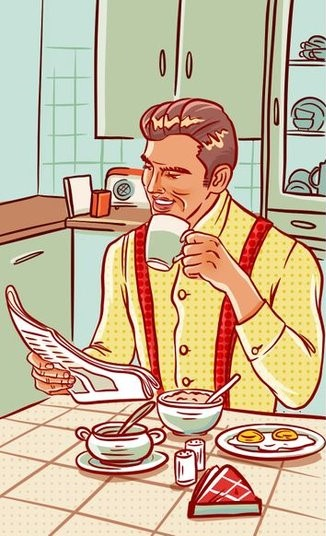
#> input picture foto1.jpg, 326 x 536 px
$ python main.py
#> lines starting #> are read from the running program, lines starting #| are printed output that depends on the picture; after the words box and inside, x2 and y2 are one past the last pixel; in counts of white or black regions, pixels touching at a corner belong together
import cv2

img1 = cv2.imread('foto1.jpg')
#> img1 is the input picture: shape (536, 326, 3); mean B, G, R 151.7, 180.5, 200.9
img2 = cv2.imread('foto2.jpg')
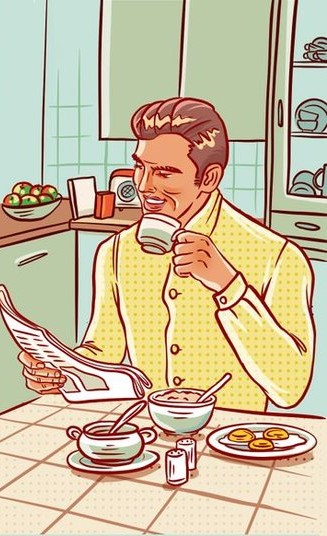
#> input picture foto2.jpg, 327 x 536 px
#> img2 is the input picture: shape (536, 327, 3); mean B, G, R 156.9, 187.6, 202.8
img2 = cv2.resize(img2, (326, 536))
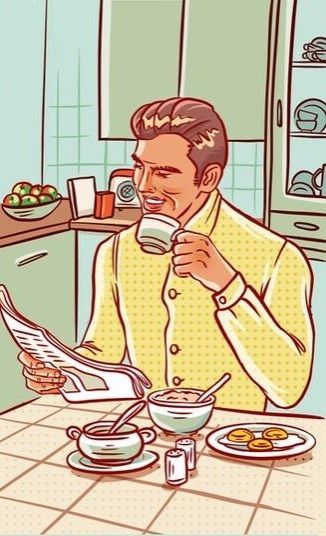
#> img2: shape (536, 326, 3); mean B, G, R 156.9, 187.6, 202.8

gray1 = cv2.cvtColor(img1, cv2.COLOR_BGR2GRAY)
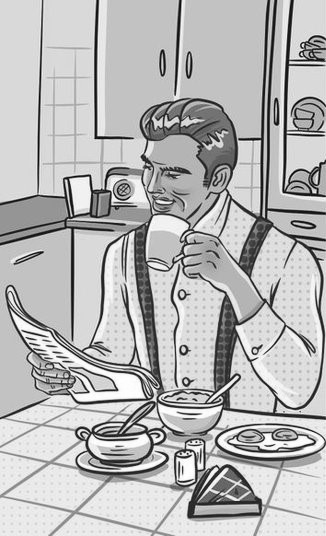
#> gray1: shape (536, 326); min 4, max 255, mean 183.3
gray2 = cv2.cvtColor(img2, cv2.COLOR_BGR2GRAY)
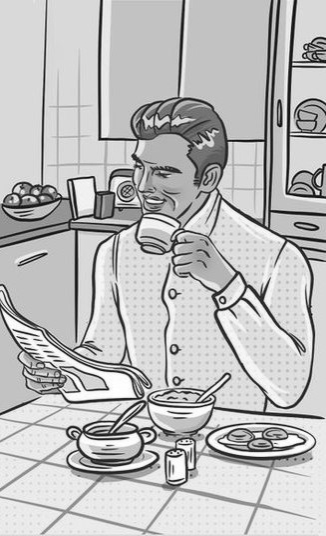
#> gray2: shape (536, 326); min 4, max 255, mean 188.6

diff = cv2.absdiff(gray1, gray2)
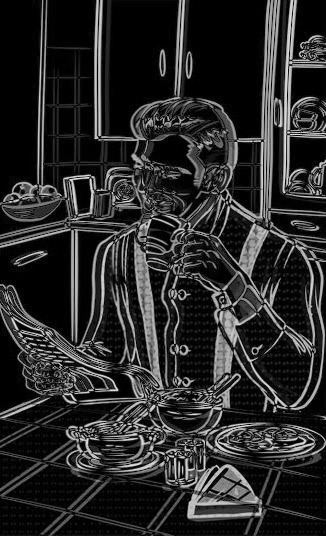
#> diff: shape (536, 326); min 0, max 235, mean 42.4

thresh = cv2.threshold(diff, 0, 255, cv2.THRESH_BINARY_INV | cv2.THRESH_OTSU)[1]
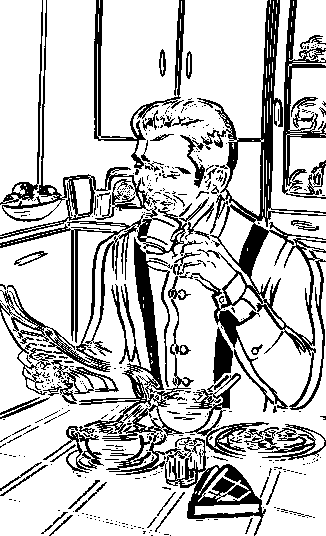
#> thresh: shape (536, 326); 77.4% white; 424 black regions (347 under 20 px), largest, box (x1, y1, x2, y2) and area: (0, 0, 266, 536) 14992, (188, 0, 326, 410) 8565, (282, 0, 326, 199) 2111

cv2.imshow('Difference Image', thresh)
cv2.waitKey(0)
